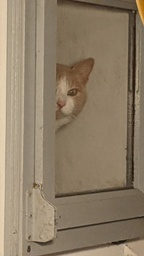
#> input picture images/cat/input_1.jpg, 144 x 256 px, shrunk from 300 x 533 before the run
$ python main.py   (older library calls are emulated)
#> lines starting #> are read from the running program, lines starting #| are printed output that depends on the picture; after the words box and inside, x2 and y2 are one past the last pixel; in counts of white or black regions, pixels touching at a corner belong together
#> further down, image is the input picture: shape (256, 144, 3); mean B, G, R 103.3, 125.7, 142.2
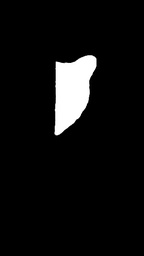
#> input picture images/cat/mask_1.jpg, 144 x 256 px, shrunk from 300 x 533 before the run
#> further down, mask is the input picture: shape (256, 144); min 0, max 255, mean 15.4
### image_eraser.py
import cv2
import numpy as np


def erase(image, mask, window=(9,9)):

    # We need our mask to contain 0s and 1s.
#> called with window = (22, 22)
    mask = mask / 255.
    mask = mask.round().astype(np.uint8)
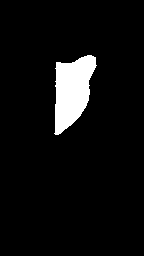
#> mask: shape (256, 144); values 0 (black) and 1 (white), 6% white; 1 white region, box (x1, y1, x2, y2) and area: (54, 55, 97, 135) 2210

    image_height, image_width= image.shape[:2]
#> image_height = 256; image_width = 144
    confidence = (1 - mask).astype(np.float64)

    finished = float("inf")
    while finished != 0:
        # We need to convert the image to an 8-bit representation to get the LAB output
        # in the correct ranges. Explained here:
        # https://docs.opencv.org/3.3.0/de/d25/imgproc_color_conversions.html#color_convert_rgb_lab
        lab_image = cv2.cvtColor(image.astype(np.float32) / 256., cv2.COLOR_BGR2LAB)

        # 1. Find the fill front using countours.
        fill_front = compute_fill_front(mask)

        # 2. Find priority.
        priority, confidence = find_priority(image, fill_front, mask, confidence, window)

        # 3. Find the max priority.
        max_priority = np.where(priority == priority.max())
        max_priority = max_priority[0][0], max_priority[1][0]

        # Find the mask and image regions from the bounding window.
        window_half = (window[0]//2-1, window[1]//2-1)
        x_bounds, y_bounds = get_region_boundary(image_height, image_width, max_priority, window_half)
        x1, x2 = x_bounds[0], x_bounds[1]+1
        y1, y2 = y_bounds[0], y_bounds[1]+1
        max_priority_indices = [[x1, x2], [y1, y2]]
        target_image = image[x1:x2, y1:y2]
        target_image_lab = lab_image[x1:x2, y1:y2]
        target_mask = mask[x1:x2, y1:y2]
        target_mask = np.stack(target_mask[:,:,np.newaxis]).repeat(3, axis=2)
        source_mask = 1 - target_mask

        # 4. Find the window x, y locations with max priority.
        max_region = get_region_max_priority(lab_image, mask, target_image_lab, source_mask, max_priority_indices)

        # 5. Update the confidence.
        # This step is important as it 'decays' the confidence value when
        # new pixels are inserted in our image. In the next iteration we
        # recompute the confidence.
        # C(p) = C(ˆp) ∀p ∈ Ψˆp ∩ Ω
        front_points = np.argwhere(target_mask == 1)
        confidence[front_points] = confidence[max_priority]

        # 5. Propagate information back to the original mask and image.
        image, mask = update_mask_and_image(image, mask, max_region, target_image,
                                            target_mask, source_mask, max_priority_indices)

        finished = mask.sum()
        print(f"Remaining pixels to paint: {finished}")
#> this loop made 19 passes
#> (max_priority, x1, x2, y1, y2, x_bounds, sx in update_mask_and_image, sy in update_mask_and_image) on passes 2, 3, 4, 5, 6, 8, 9, 10, 12, 15, 17: ((62, 56), 52, 73, 46, 67, (52, 72), (31, 51), (46, 66)), ((73, 56), 63, 84, 46, 67, (63, 83), (42, 62), (46, 66)), ((63, 67), 53, 74, 57, 78, (53, 73), (32, 52), (57, 77)), ((67, 83), 57, 78, 73, 94, (57, 77), (36, 56), (73, 93)), ((87, 56), 77, 98, 46, 67, (77, 97), (56, 76), (46, 66)), ((109, 55), 99, 120, 45, 66, (99, 119), (57, 77), (45, 65)), ((120, 55), 110, 131, 45, 66, (110, 130), (68, 88), (45, 65)), ((131, 55), 121, 142, 45, 66, (121, 141), (100, 120), (45, 65)), ((74, 67), 64, 85, 57, 78, (64, 84), (43, 63), (57, 77)), ((121, 66), 111, 132, 56, 77, (111, 131), (48, 68), (56, 76)), ((85, 67), 75, 96, 57, 78, (75, 95), (54, 74), (57, 77))
#> (max_priority, x1, x2, y1, y2, x_bounds, y_bounds, sx in update_mask_and_image) on passes 1, 13, 16: ((57, 94), 47, 68, 84, 105, (47, 67), (84, 104), (28, 48)), ((99, 78), 89, 110, 68, 89, (89, 109), (68, 88), (161, 181)), ((110, 79), 100, 121, 69, 90, (100, 120), (69, 89), (56, 76))
#| Remaining pixels to paint: 2062
#| Remaining pixels to paint: 1946
#| Remaining pixels to paint: 1824
#| Remaining pixels to paint: 1692
#| Remaining pixels to paint: 1462
#| Remaining pixels to paint: 1306
#| Remaining pixels to paint: 1180
#| Remaining pixels to paint: 1059
#> (further printed lines are left out)
#> pass 1, in compute_fill_front, `fill_front = cv2.drawContours(fill_front, contours, -1, (255, 255, 255..`:
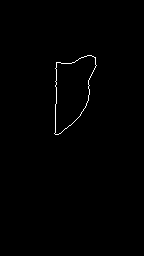
#> fill_front: shape (256, 144) float64; values 0 (black) and 1 (white), 0.53% white in thin lines or dots, all inside (x1, y1, x2, y2) = (54, 55, 97, 135)
#> pass 1, in find_priority, `data = cv2.Sobel(src=mask.astype(float), ddepth=cv2.CV_64F, dx=1, dy=1..`:
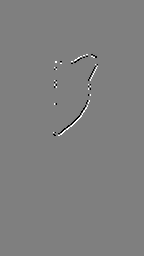
#> data: shape (256, 144) float64; min -1, max 1, mean 0; drawn with min black and max white
#> after the loop:
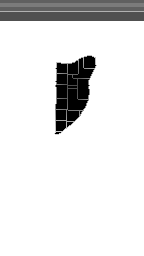
#> confidence: shape (256, 144) float64; min 0, max 1, mean 0.896
#> after the loop:
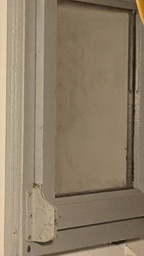
#> image: shape (256, 144, 3); 5.98% of pixels changed, all inside (x1, y1, x2, y2) = (54, 55, 97, 135)
#> after the loop: lab_image: shape (256, 144, 3) float32; mean of channels 0, 1, 2 53.4, 2.5, 14.4

    return image.astype(np.uint8)


def compute_fill_front(mask):
    """
    Fill front are the boundary locations
    around our mask image. This function finds
    contours in the given mask and draws a
    boundary around them.
    """
    if mask.shape[-1] == 3:
        mask = cv2.cvtColor(mask, cv2.COLOR_BGR2GRAY)
    fill_front = np.zeros_like(mask)
    contours, _ = cv2.findContours(mask, mode=cv2.RETR_EXTERNAL, method=cv2.CHAIN_APPROX_SIMPLE)
    fill_front = cv2.drawContours(fill_front, contours, -1, (255, 255, 255), thickness=1) / 255.
    return fill_front.astype('uint8')


def get_region_boundary(height, width, point_xy, window):
    """
    Return the x, y coordinates around the given point_xy indices
    """
    x1 = max(0, point_xy[0] - window[0])
    x2 = min(point_xy[0] + window[0], height-1)
    y1 = max(0, point_xy[1] - window[1])
    y2 = min(point_xy[1] + window[1], width-1)
    return (x1, x2), (y1, y2)


def find_priority(image, fill_front, mask, confidence, window, threshold=0.001):
    # 2.1. Find the confidence using:
    # C(p) = ∑q∈Ψp∩(I−Ω) C(q) / |Ψp|
    for front in np.argwhere(fill_front == 1):
        x_bounds, y_bounds = get_region_boundary(image.shape[0], image.shape[1], front, window)
        x1, x2 = x_bounds[0], x_bounds[1]+1
        y1, y2 = y_bounds[0], y_bounds[1]+1
        psi = confidence[x1: x2, y1: y2]
        confidence[front[0], front[1]] = np.sum(psi) / ((x2 - x1) * (y2 - y1))

    # 2.2. Run Sobel edge detector to find the normal along the x- and y-axis.
    data = cv2.Sobel(src=mask.astype(float), ddepth=cv2.CV_64F, dx=1, dy=1, ksize=1)
    # Normalize the vector.
    data /= np.linalg.norm(data)
    # This helps nudge the algorithm if it gets stuck.
    data +=  threshold

    # 2.3. Find the priority.
    priority = fill_front * confidence * data
    return priority, confidence


def get_region_max_priority(lab_image, mask, target_image_lab, source_mask, max_indices):
    """
    This function returns the x, y pairs which have the least Euclidean distance between
    the given target image and the source image (this is taken by iterating over the
    entire image).

    Note: This function expects the image to be in CIE LAB color scheme.
    """
    image_height, image_width = lab_image.shape[:2]
    r_height = max_indices[0][1] - max_indices[0][0]
    r_width = max_indices[1][1] - max_indices[1][0]

    min_source_examplar, patch_difference = [], float('inf')
    for x in range(image_height - r_height + 1):
        for y in range(image_width - r_width + 1):
            s_x1, s_x2 = x, x + r_height
            s_y1, s_y2 = y, y + r_width

            # Only process unexplored mask regions, otherwise we get back the original image.
            if mask[s_x1: s_x2, s_y1: s_y2].sum() != 0:
                continue

            target_image = target_image_lab * source_mask
            source_image = lab_image[s_x1: s_x2, s_y1: s_y2] * source_mask

            # Compute the Euclidean distance.
            difference = np.linalg.norm(target_image - source_image)
            if difference < patch_difference:
                patch_difference = difference
                min_source_examplar = [(s_x1, s_x2-1), (s_y1, s_y2-1)]

    return min_source_examplar


def update_mask_and_image(image, mask, best_match, target_image, target_mask, source_mask, max_indices):
    """
    This function simply copies data back to our image and mask based on the found source and max
    priority region.
    """
    sx, sy = best_match
    source_image = image[sx[0]: sx[1]+1, sy[0]:sy[1]+1]

    # Update the image.
    image[max_indices[0][0]: max_indices[0][1],
          max_indices[1][0]: max_indices[1][1]] = source_image * target_mask + target_image * source_mask

    # Update the mask.
    mask[max_indices[0][0]: max_indices[0][1],
          max_indices[1][0]: max_indices[1][1]] = 0 # Fill with black.

    return image, mask

### main.py
import os
import cv2
import errno

from image_eraser import erase

SOURCE_FOLDER = "images/cat/"
OUT_FOLDER = "images/cat/"


if __name__ == "__main__":
    output_dir = os.path.join(OUT_FOLDER)

    try:
        os.makedirs(output_dir)
    except OSError as exception:
        if exception.errno != errno.EEXIST:
            raise

    image_name = SOURCE_FOLDER + 'input_1.jpg'
    mask_name = SOURCE_FOLDER + 'mask_1.jpg'

    image = cv2.imread(image_name)
    mask = cv2.imread(mask_name, cv2.IMREAD_GRAYSCALE)  # one channel only

    output = erase(image, mask, window=(22,22))
    cv2.imwrite(OUT_FOLDER + 'result_1.png', output)
